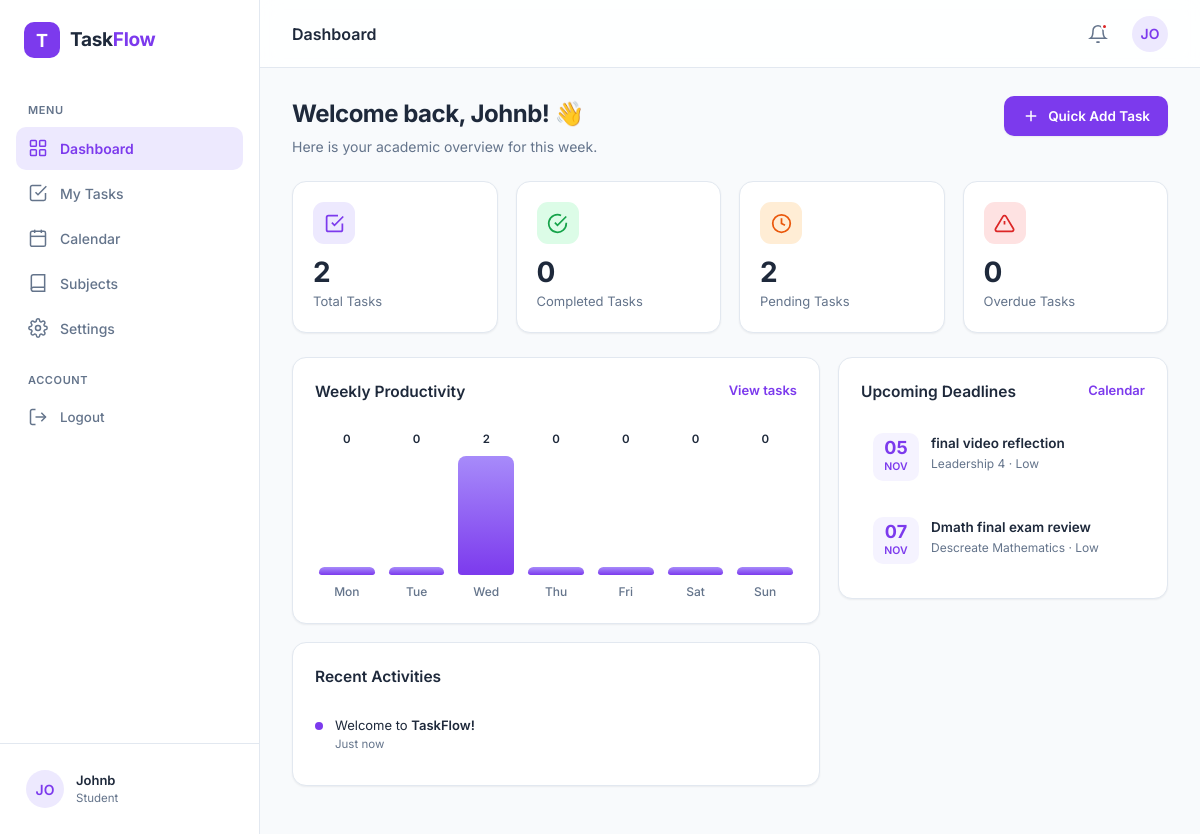
The app's page / (signed in) with its own data.
### tasks/models.py (models this page shows, shortened)
class Task(models.Model):
    PRIORITY_CHOICES = [
        ('Low', 'Low'),
        ('Medium', 'Medium'),
        ('High', 'High'),
    ]
    STATUS_CHOICES = [
        ('Pending', 'Pending'),
        ('In Progress', 'In Progress'),
        ('Completed', 'Completed'),
    ]
    TYPE_CHOICES = [
        ('Assignment', 'Assignment'),
        ('Exam', 'Exam'),
        ('Project', 'Project'),
        ('Other', 'Other'),
    ]
    user = models.ForeignKey(User, on_delete=models.CASCADE)
    subject = models.ForeignKey(Subject, on_delete=models.CASCADE, null=True, blank=True)
    title = models.CharField(max_length=200)
    description = models.TextField(blank=True, null=True)
    task_type = models.CharField(max_length=20, choices=TYPE_CHOICES, default='assignment')
    priority = models.CharField(max_length=10, choices = PRIORITY_CHOICES, default='medium')
    status = models.CharField(max_length=15, choices=STATUS_CHOICES, default='pending')
    due_date = models.DateTimeField()
    created_at = models.DateTimeField(auto_now_add=True)

class Subject(models.Model):
    user = models.ForeignKey(User, on_delete=models.CASCADE)
    name = models.CharField(max_length=100)
    code = models.CharField(max_length=20)
    color = models.CharField(max_length=7, default='#7C3AED')
    created_at = models.DateTimeField(auto_now_add=True)

### tasks/views.py (the view)
# urls.py: path('', views.dashboard, name='dashboard'),
@login_required
def dashboard(request):
    tasks = Task.objects.filter(user=request.user)
    total_tasks = tasks.count()
    completed_tasks = tasks.filter(status='completed').count()
    pending_tasks = tasks.filter(status='pending').count()
    today = timezone.now().date()
    overdue_tasks = tasks.filter(due_date__lt=today).exclude(status='completed').count()
    upcoming_deadlines = tasks.exclude(status='completed').order_by('due_date')[:5]
    start_of_week = today - timedelta(days=today.weekday())
    chart_data = []
    for i in range(7):
        day_date = start_of_week + timedelta(days=i)
        count = tasks.filter(created_at__date=day_date).count()
        chart_data.append(count)
    max_count = max(chart_data) if max(chart_data) > 0 else 1
    current_hour = timezone.now().hour
    if current_hour < 12:
        greeting = "Good morning"
    elif current_hour < 18:
        greeting = "Good afternoon"
    else:
        greeting = "Good evening"
    context = {
        'total_tasks': total_tasks,
        'completed_tasks': completed_tasks,
        'pending_tasks': pending_tasks,
        'overdue_tasks': overdue_tasks,
        'upcoming_deadlines': upcoming_deadlines,
        'chart_data': chart_data,
        'max_count': max_count,
    }
    return render(request, 'tasks/dashboard.html', context)

### templates/tasks/dashboard.html (shortened to what this page needs)
{% extends 'base.html' %}
{% load static %}
{% block page_title %}Dashboard{% endblock %}
{% block content %}
<div class="page-header">
  <div>
    <h1 class="page-title">Welcome back, {{ request.user.username|capfirst }}! 👋</h1>
    <p class="page-subtitle">Here is your academic overview for this week.</p>
  </div>
  <div class="header-actions">
    <a href="{% url 'add_task' %}" class="btn btn-primary">
      <svg viewBox="0 0 24 24" fill="none" stroke="currentColor"><line x1="12" y1="5" x2="12" y2="19"/><line x1="5" y1="12" x2="19" y2="12"/></svg>
      Quick Add Task
    </a>
  </div>
</div>
<section class="stats-grid">
  <div class="stat-card">
    <div class="stat-top">
      <div class="stat-icon purple"><svg viewBox="0 0 24 24" fill="none" stroke="currentColor"><path d="M9 11l3 3L22 4"/><path d="M21 12v7a2 2 0 0 1-2 2H5a2 2 0 0 1-2-2V5a2 2 0 0 1 2-2h11"/></svg></div>
    </div>
    <div class="stat-value">{{ total_tasks }}</div>
    <div class="stat-label">Total Tasks</div>
  </div>
  <div class="stat-card">
    <div class="stat-top">
      <div class="stat-icon green"><svg viewBox="0 0 24 24" fill="none" stroke="currentColor"><path d="M22 11.08V12a10 10 0 1 1-5.93-9.14"/><polyline points="22 4 12 14.01 9 11.01"/></svg></div>
    </div>
    <div class="stat-value">{{ completed_tasks }}</div>
    <div class="stat-label">Completed Tasks</div>
  </div>
  <div class="stat-card">
    <div class="stat-top">
      <div class="stat-icon orange"><svg viewBox="0 0 24 24" fill="none" stroke="currentColor"><circle cx="12" cy="12" r="10"/><polyline points="12 6 12 12 16 14"/></svg></div>
    </div>
    <div class="stat-value">{{ pending_tasks }}</div>
    <div class="stat-label">Pending Tasks</div>
  </div>
  <div class="stat-card">
    <div class="stat-top">
      <div class="stat-icon red"><svg viewBox="0 0 24 24" fill="none" stroke="currentColor"><path d="M10.29 3.86L1.82 18a2 2 0 0 0 1.71 3h16.94a2 2 0 0 0 1.71-3L13.71 3.86a2 2 0 0 0-3.42 0z"/><line x1="12" y1="9" x2="12" y2="13"/><line x1="12" y1="17" x2="12.01" y2="17"/></svg></div>
    </div>
    <div class="stat-value">{{ overdue_tasks }}</div>
    <div class="stat-label">Overdue Tasks</div>
  </div>
</section>
<div class="dash-grid">
  <div class="dash-col">
    <div class="card card-pad">
      <div class="card-head">
        <div class="card-title">Weekly Productivity</div>
        <a href="{% url 'my_tasks' %}" class="card-link">View tasks</a>
      </div>
      <div class="chart">
        <div class="chart-col"><div class="chart-value">{{ chart_data.0 }}</div><div class="chart-bar-track"><div class="chart-bar" style="height: {% widthratio chart_data.0 max_count 100 %}%"></div></div><div class="chart-label">Mon</div></div>
        <div class="chart-col"><div class="chart-value">{{ chart_data.1 }}</div><div class="chart-bar-track"><div class="chart-bar" style="height: {% widthratio chart_data.1 max_count 100 %}%"></div></div><div class="chart-label">Tue</div></div>
        <div class="chart-col"><div class="chart-value">{{ chart_data.2 }}</div><div class="chart-bar-track"><div class="chart-bar" style="height: {% widthratio chart_data.2 max_count 100 %}%"></div></div><div class="chart-label">Wed</div></div>
        <div class="chart-col"><div class="chart-value">{{ chart_data.3 }}</div><div class="chart-bar-track"><div class="chart-bar" style="height: {% widthratio chart_data.3 max_count 100 %}%"></div></div><div class="chart-label">Thu</div></div>
        <div class="chart-col"><div class="chart-value">{{ chart_data.4 }}</div><div class="chart-bar-track"><div class="chart-bar" style="height: {% widthratio chart_data.4 max_count 100 %}%"></div></div><div class="chart-label">Fri</div></div>
        <div class="chart-col"><div class="chart-value">{{ chart_data.5 }}</div><div class="chart-bar-track"><div class="chart-bar" style="height: {% widthratio chart_data.5 max_count 100 %}%"></div></div><div class="chart-label">Sat</div></div>
        <div class="chart-col"><div class="chart-value">{{ chart_data.6 }}</div><div class="chart-bar-track"><div class="chart-bar" style="height: {% widthratio chart_data.6 max_count 100 %}%"></div></div><div class="chart-label">Sun</div></div>
      </div>
    </div>
    <div class="card card-pad">
      <div class="card-head">
        <div class="card-title">Recent Activities</div>
      </div>
      <ul class="activity-list">
        <li class="activity-item">
          <span class="activity-dot purple"></span>
          <div>
            <div class="activity-text">Welcome to <strong>TaskFlow!</strong></div>
            <div class="activity-time">Just now</div>
          </div>
        </li>
      </ul>
    </div>
  </div>
  <div class="dash-col">
    <div class="card card-pad">
      <div class="card-head">
        <div class="card-title">Upcoming Deadlines</div>
        <a href="{% url 'calendar' %}" class="card-link">Calendar</a>
      </div>
      <div class="deadline-list">
        {% for task in upcoming_deadlines %}
        <div class="deadline-item">
          <div class="deadline-date">
            <div class="deadline-day">{{ task.due_date|date:"d" }}</div>
            <div class="deadline-month">{{ task.due_date|date:"M" }}</div>
          </div>
          <div class="deadline-body">
            <div class="deadline-title">{{ task.title }}</div>
            <div class="deadline-meta">{{ task.subject.name|default:"No Subject" }} · {{ task.get_priority_display|capfirst }}</div>
          </div>
        </div>
        {% empty %}
        <p style="color: var(--text-2); font-size: 13px; padding: 10px 0;">No upcoming deadlines. You're all caught up!</p>
        {% endfor %}
      </div>
    </div>
  </div>
</div>
{% endblock %}

### templates/base.html (shortened to what this page needs)
{% load static %}
<!DOCTYPE html>
<html lang="en">
<head>
<link rel="stylesheet" href="{% static 'css/styles.css' %}">
</head>
<body>
<div class="app">
  <aside class="sidebar">
    <div class="sidebar-logo">
      <div class="logo-mark">T</div>
      <div class="logo-text">Task<span>Flow</span></div>
    </div>
    <nav class="sidebar-nav">
      <div class="nav-label">Menu</div>
      <a href="{% url 'dashboard' %}" class="nav-item {% if request.resolver_match.url_name == 'dashboard' %}active{% endif %}">
        <svg viewBox="0 0 24 24" fill="none" stroke="currentColor"><rect x="3" y="3" width="7" height="7" rx="1"/><rect x="14" y="3" width="7" height="7" rx="1"/><rect x="3" y="14" width="7" height="7" rx="1"/><rect x="14" y="14" width="7" height="7" rx="1"/></svg>
        Dashboard
      </a>
      <a href="{% url 'my_tasks' %}" class="nav-item {% if request.resolver_match.url_name == 'my_tasks' %}active{% endif %}">
        <svg viewBox="0 0 24 24" fill="none" stroke="currentColor"><path d="M9 11l3 3L22 4"/><path d="M21 12v7a2 2 0 0 1-2 2H5a2 2 0 0 1-2-2V5a2 2 0 0 1 2-2h11"/></svg>
        My Tasks
      </a>
      <a href="{% url 'calendar' %}" class="nav-item {% if request.resolver_match.url_name == 'calendar' %}active{% endif %}">
        <svg viewBox="0 0 24 24" fill="none" stroke="currentColor"><rect x="3" y="4" width="18" height="18" rx="2"/><line x1="16" y1="2" x2="16" y2="6"/><line x1="8" y1="2" x2="8" y2="6"/><line x1="3" y1="10" x2="21" y2="10"/></svg>
        Calendar
      </a>
      <a href="{% url 'subjects' %}" class="nav-item {% if request.resolver_match.url_name == 'subjects' %}active{% endif %}">
        <svg viewBox="0 0 24 24" fill="none" stroke="currentColor"><path d="M4 19.5A2.5 2.5 0 0 1 6.5 17H20"/><path d="M6.5 2H20v20H6.5A2.5 2.5 0 0 1 4 19.5v-15A2.5 2.5 0 0 1 6.5 2z"/></svg>
        Subjects
      </a>
      <a href="{% url 'settings' %}" class="nav-item {% if request.resolver_match.url_name == 'settings' %}active{% endif %}">
        Settings
      </a>
      <div class="nav-label" style="margin-top:8px">Account</div>
      <form method="POST" action="{% url 'logout' %}" style="margin:0; padding:0;">
        <button type="submit" class="nav-item" style="width:100%; text-align:left; background:none; border:none; cursor:pointer;">
          <svg viewBox="0 0 24 24" fill="none" stroke="currentColor"><path d="M9 21H5a2 2 0 0 1-2-2V5a2 2 0 0 1 2-2h4"/><polyline points="16 17 21 12 16 7"/><line x1="21" y1="12" x2="9" y2="12"/></svg>
          Logout
        </button>
      </form>
    </nav>
    <div class="sidebar-footer">
      <div class="user-card">
        <div class="avatar">{{ request.user.username|slice:":2"|upper }}</div>
        <div class="user-info">
          <div class="user-name">{{ request.user.username|capfirst }}</div>
          <div class="user-role">Student</div>
        </div>
      </div>
    </div>
  </aside>
  <div class="main">
    <header class="topbar">
      <div class="topbar-title">{% block page_title %}Page{% endblock %}</div>
      <div class="topbar-right">
        <button class="icon-btn" aria-label="Notifications">
          <svg viewBox="0 0 24 24" fill="none" stroke="currentColor"><path d="M18 8A6 6 0 0 0 6 8c0 7-3 9-3 9h18s-3-2-3-9"/><path d="M13.73 21a2 2 0 0 1-3.46 0"/></svg>
          <span class="dot"></span>
        </button>
        <div class="avatar" style="width:36px;height:36px">{{ request.user.username|slice:":2"|upper }}</div>
      </div>
    </header>
    <main class="content">
      {% block content %}
      {% endblock %}
    </main>
  </div>
</div>
</body>
</html>

### records on screen
Task: due_date "05", due_date "NOV", title "final video reflection", subject.name "Leadership 4", priority "Low"
Task: due_date "07", due_date "NOV", title "Dmath final exam review", subject.name "Descreate Mathematics", priority "Low"

### other values on screen
{{ request.user.username|slice:":2"|upper }} "JO"
{{ request.user.username|capfirst }} "Johnb"
{{ total_tasks }} "2"
{{ completed_tasks }} "0"
{{ pending_tasks }} "2"
{{ overdue_tasks }} "0"
{{ chart_data.0 }} "0"
{{ chart_data.1 }} "0"
{{ chart_data.2 }} "2"
{{ chart_data.3 }} "0"
{{ chart_data.4 }} "0"
{{ chart_data.5 }} "0"
{{ chart_data.6 }} "0"
